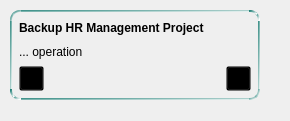
<?xml version="1.0" encoding="UTF-8"?>
<ui version="4.0">
 <class>Form</class>
 <widget class="QWidget" name="Form">
  <property name="geometry">
   <rect>
    <x>0</x>
    <y>0</y>
    <width>290</width>
    <height>121</height>
   </rect>
  </property>
  <property name="windowTitle">
   <string>Form</string>
  </property>
  <widget class="QWidget" name="widget" native="true">
   <property name="geometry">
    <rect>
     <x>10</x>
     <y>10</y>
     <width>250</width>
     <height>90</height>
    </rect>
   </property>
   <property name="minimumSize">
    <size>
     <width>250</width>
     <height>90</height>
    </size>
   </property>
   <property name="maximumSize">
    <size>
     <width>16777215</width>
     <height>90</height>
    </size>
   </property>
   <property name="styleSheet">
    <string notr="true">#widget{
	border:2px solid #000000;
	border-radius:10px;	
	border-color: qlineargradient(spread:pad, x1:0, y1:0, x2:1, y2:1, stop:0 rgba(37, 130, 121, 255), stop:1 rgba(255, 255, 255, 255));
}

QPushButton{
	background-color:transparent;
}

#lbl_header{
	font:12px;
	font-weight:bold;
}

#btn_menu{
	icon:url(&quot;:/yeniÖnek/fifsot_icons/settings_black.png&quot;)
}

#btn_run{
	icon:url(&quot;:/yeniÖnek/fifsot_icons/play_black.png&quot;)
}</string>
   </property>
   <layout class="QGridLayout" name="gridLayout">
    <property name="leftMargin">
     <number>0</number>
    </property>
    <property name="topMargin">
     <number>0</number>
    </property>
    <property name="rightMargin">
     <number>0</number>
    </property>
    <property name="bottomMargin">
     <number>0</number>
    </property>
    <item row="0" column="0">
     <layout class="QVBoxLayout" name="verticalLayout">
      <property name="leftMargin">
       <number>9</number>
      </property>
      <property name="topMargin">
       <number>9</number>
      </property>
      <property name="rightMargin">
       <number>9</number>
      </property>
      <property name="bottomMargin">
       <number>9</number>
      </property>
      <item>
       <layout class="QVBoxLayout" name="verticalLayout_2">
        <item>
         <widget class="QLabel" name="lbl_header">
          <property name="text">
           <string>Backup HR Management Project</string>
          </property>
          <property name="wordWrap">
           <bool>true</bool>
          </property>
         </widget>
        </item>
        <item>
         <widget class="QLabel" name="lbl_operation_number">
          <property name="text">
           <string>... operation</string>
          </property>
          <property name="wordWrap">
           <bool>true</bool>
          </property>
         </widget>
        </item>
       </layout>
      </item>
      <item>
       <layout class="QHBoxLayout" name="horizontalLayout">
        <item>
         <widget class="QPushButton" name="btn_menu">
          <property name="minimumSize">
           <size>
            <width>25</width>
            <height>25</height>
           </size>
          </property>
          <property name="maximumSize">
           <size>
            <width>25</width>
            <height>25</height>
           </size>
          </property>
          <property name="text">
           <string/>
          </property>
         </widget>
        </item>
        <item>
         <spacer name="horizontalSpacer">
          <property name="orientation">
           <enum>Qt::Horizontal</enum>
          </property>
          <property name="sizeHint" stdset="0">
           <size>
            <width>40</width>
            <height>20</height>
           </size>
          </property>
         </spacer>
        </item>
        <item>
         <widget class="QPushButton" name="btn_run">
          <property name="minimumSize">
           <size>
            <width>25</width>
            <height>25</height>
           </size>
          </property>
          <property name="maximumSize">
           <size>
            <width>25</width>
            <height>25</height>
           </size>
          </property>
          <property name="text">
           <string/>
          </property>
          <property name="iconSize">
           <size>
            <width>20</width>
            <height>20</height>
           </size>
          </property>
         </widget>
        </item>
       </layout>
      </item>
     </layout>
    </item>
   </layout>
  </widget>
 </widget>
 <resources/>
 <connections/>
</ui>
